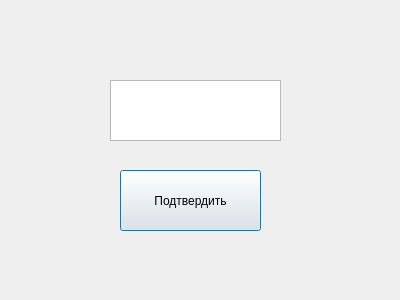
<?xml version="1.0" encoding="UTF-8"?>
<ui version="4.0">
 <class>SecondWindow</class>
 <widget class="QDialog" name="SecondWindow">
  <property name="geometry">
   <rect>
    <x>0</x>
    <y>0</y>
    <width>400</width>
    <height>300</height>
   </rect>
  </property>
  <property name="windowTitle">
   <string>Dialog</string>
  </property>
  <widget class="QPushButton" name="pushButton">
   <property name="geometry">
    <rect>
     <x>120</x>
     <y>170</y>
     <width>141</width>
     <height>61</height>
    </rect>
   </property>
   <property name="text">
    <string>Подтвердить</string>
   </property>
  </widget>
  <widget class="QTextEdit" name="textDate">
   <property name="geometry">
    <rect>
     <x>110</x>
     <y>80</y>
     <width>171</width>
     <height>61</height>
    </rect>
   </property>
  </widget>
 </widget>
 <resources/>
 <connections/>
</ui>
